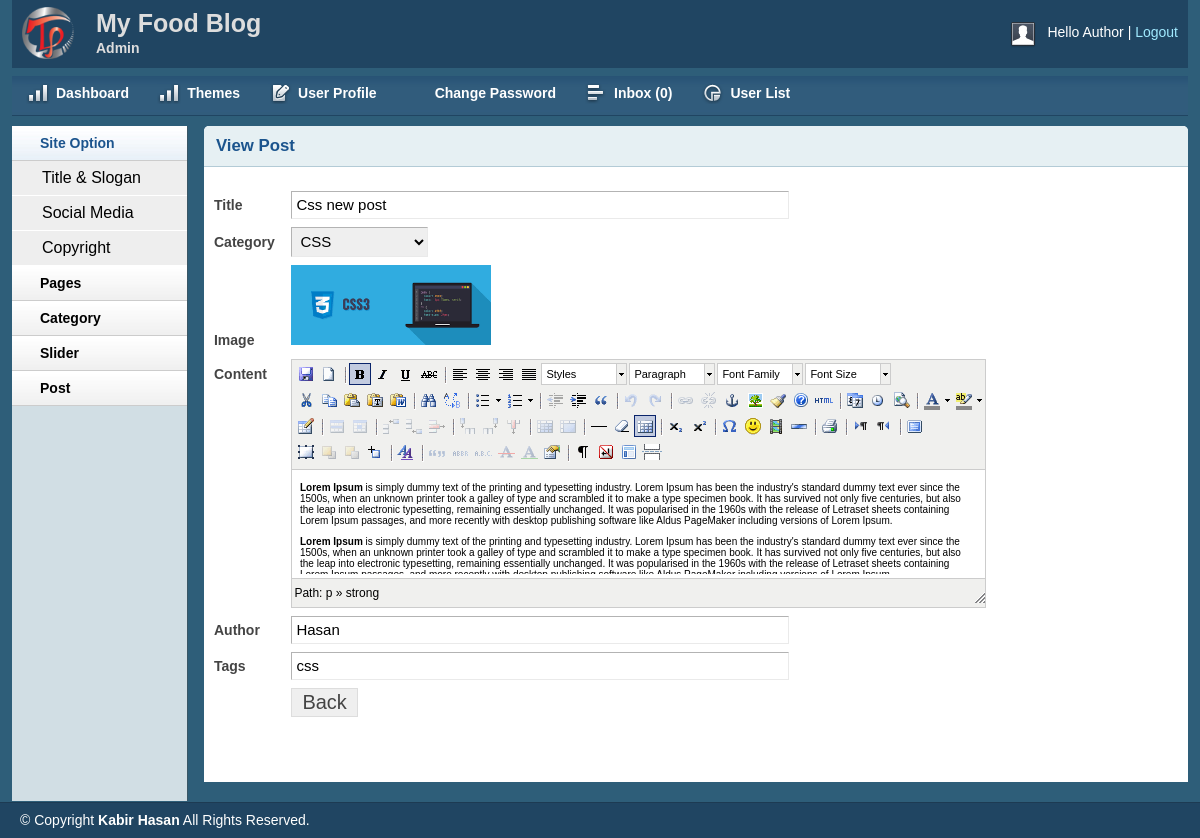
The page /admin/viewpost.php?viewpostid=13 (signed in) on the database its author committed.
### tables this page shows
CREATE TABLE `post` (
  `id` int(11) NOT NULL,
  `cat` int(11) NOT NULL,
  `title` varchar(255) NOT NULL,
  `body` text NOT NULL,
  `image` varchar(255) NOT NULL,
  `author` varchar(50) NOT NULL,
  `tags` varchar(255) NOT NULL,
  `date` timestamp NOT NULL DEFAULT current_timestamp(),
  `userid` int(11) NOT NULL
);

CREATE TABLE `category` (
  `id` int(11) NOT NULL,
  `c_name` varchar(50) NOT NULL
);

### lib/Database.php (called while the page is built, shortened)
<?php
Class Database{
	public $host   = DB_HOST;
	public $user   = DB_USER;
	public $pass   = DB_PASS;
	public $dbname = DB_NAME;
	public $link;
	private function connectDB(){
	$this->link = new mysqli($this->host, $this->user, $this->pass, $this->dbname);
 }
	public function select($query){
		$result = $this->link->query($query) or die($this->link->error.__LINE__);
		if($result->num_rows > 0){
			return $result;
		} else {
			return false;
		}
	}
}

### admin/viewpost.php (the view, shortened to what this page needs)
<?php include 'inc/a_header.php'; ?>
<?php include 'inc/a_sidebar.php'; ?>
<?php
if (!isset($_GET['viewpostid']) || $_GET['viewpostid'] == null) {
  header("Location: postlist.php");
}else{
  $viewpostid = $_GET['viewpostid'];
}
?>
<div class="grid_10">
   <div class="box round first grid">
    <h2>View Post</h2>
    <div class="block">
       <?php
       $query = "SELECT * FROM post WHERE id = '$viewpostid' ORDER BY id DESC";
       $post = $db->select($query);
       if ($post) {
           while ( $postresult= $post->fetch_assoc()) {
             ?>
             <form action="" method="post" enctype="multipart/form-data">
               <table class="form">
                <tr>
                    <td>
                        <label>Title</label>
                    </td>
                    <td>
                        <input type="text" value="<?php echo $postresult['title'];?>" readonly placeholder="Enter Post Title..." class="medium" />
                    </td>
                </tr>
                <tr>
                    <td>
                        <label>Category</label>
                    </td>
                    <td>
                        <select id="select" readonly>
                            <?php
                            $query = "SELECT * FROM category";
                            $select = $db->select($query);
                            if ($select) {
                              while ( $result = $select->fetch_assoc()) {?>
                                <option
                                <?php
                                if ($postresult['cat']== $result['id']) {?>
                                 selected = "selected";
                             <?php } ?>
                             style="color:black;" value="<?php echo $result['id'];?>"><?php echo $result['c_name'];?></option>
                         <?php }}?>
                     </select>
                 </td>
             </tr>
             <tr>
                <td>
                    <label>Image</label>
                </td>
                <td>
                    <img src="<?php echo $postresult['image'];?>" alt="" height="80px" width="200px"><br>
                </td>
            </tr>
            <tr>
                <td style="vertical-align: top; padding-top: 9px;">
                    <label>Content</label>
                </td>
                <td>
                </td>
            </tr>
            <tr>
                <td>
                    <label>Author</label>
                </td>
                <td>
                    <input value="<?php echo $postresult['author'];?>" readonly type="text"  placeholder="Enter Author Name..." class="medium" />
                </td>
            </tr>
            <tr>
                <td>
                    <label>Tags</label>
                </td>
                <td>
                    <input value="<?php echo $postresult['tags'];?>" readonly type="text"  class="medium" />
                </td>
            </tr>
            <tr>
                <td></td>
                <td>
                    <input type="submit" name="submit" Value="Back" />
                </td>
            </tr>
        </table>
    </form>
<?php }}?>
</div>
</div>
</div>
<?php include 'inc/a_footer.php'; ?>

### admin/css/layout.css (style rules this page uses)
body { background: #fff none repeat scroll 0 0; color: #444; font-size: 14px; padding: 0; }
h1, h2, h3, h4, h5, h6 { line-height:1.2em; margin-bottom:.3em; }
h2 { margin-top:1em; }
.box { background:#fff; margin-bottom:20px; padding:10px 10px 10px 10px; margin-left:-8px; }
.box.grid { padding-bottom:40px; }
.box.round { -moz-border-radius: 5px 5px 0px 0px; -webkit-border-radius: 5px 5px 0px 0px; border-radius: 5px 5px 0px 0px; }
.box h2 { font-size:1.2em; font-weight:bold; color:#1B548D; background:#E6F0F3; margin:-10px -10px 0 -10px; padding:10px 12px; border-bottom:1px solid #B3CBD6; -moz-border-radius: 5px 5px 0px 0px; -webkit-border-radius: 5px 5px 0px 0px; border-radius: 5px 5px 0px 0px; }
.box.first { min-height: 406px; }
.block { padding-top:20px; }
table.form { width:100%; }
table.form td { padding:4px 0px; }
table.form label { font-weight:bold; }
table.form input, table.form select { font-size: 15px; padding: 4px 4px 5px 4px; border-top: 1px solid #b3b3b3; border-left: 1px solid #b3b3b3; border-right: 1px solid #eaeaea; border-bottom: 1px solid #eaeaea; }
table.form input[type="submit"] { border: 1px solid #ddd; color: #444; cursor: pointer; font-size: 20px; padding: 2px 10px; }
input.medium { width: 55%; }
.block { padding-bottom:1px; }

### admin/js/tiny-mce/themes/advanced/skins/default/content.css (style rules this page uses)
body, td, pre { color:#000; font-family:Verdana, Arial, Helvetica, sans-serif; font-size:10px; margin:8px; }
body { background:#FFF; }
h2 { font-size: 1.5em }
img { border:0; }
table, img, hr, .mceItemAnchor { cursor:default }
table td, table th { cursor:text }

### rows shown on the page
post: title "Css new post", cat.c_name "CSS", image (picture), author "Hasan", tags "css"

### other values the page prints
Session::get('name') "Author"
